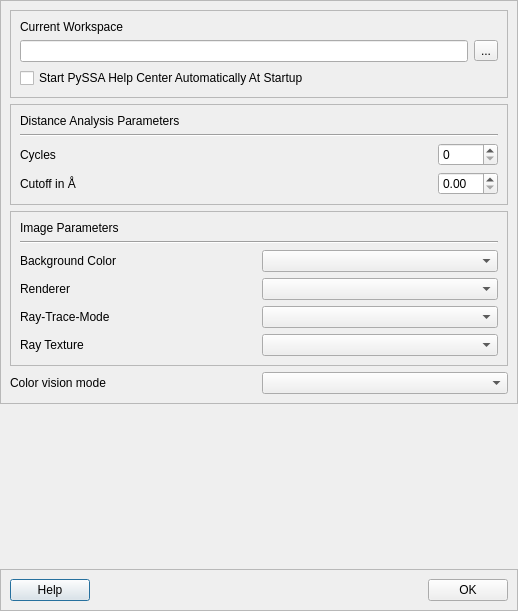
<?xml version="1.0" encoding="UTF-8"?>
<ui version="4.0">
 <class>Dialog</class>
 <widget class="QDialog" name="Dialog">
  <property name="geometry">
   <rect>
    <x>0</x>
    <y>0</y>
    <width>518</width>
    <height>611</height>
   </rect>
  </property>
  <property name="contextMenuPolicy">
   <enum>Qt::NoContextMenu</enum>
  </property>
  <property name="windowTitle">
   <string>Dialog</string>
  </property>
  <layout class="QVBoxLayout" name="verticalLayout_9">
   <property name="leftMargin">
    <number>0</number>
   </property>
   <property name="topMargin">
    <number>0</number>
   </property>
   <property name="rightMargin">
    <number>0</number>
   </property>
   <property name="bottomMargin">
    <number>0</number>
   </property>
   <item>
    <widget class="QFrame" name="frame">
     <property name="frameShape">
      <enum>QFrame::StyledPanel</enum>
     </property>
     <property name="frameShadow">
      <enum>QFrame::Raised</enum>
     </property>
     <layout class="QVBoxLayout" name="verticalLayout_8">
      <item>
       <widget class="QFrame" name="frame_settings_general">
        <property name="frameShape">
         <enum>QFrame::StyledPanel</enum>
        </property>
        <property name="frameShadow">
         <enum>QFrame::Raised</enum>
        </property>
        <layout class="QVBoxLayout" name="verticalLayout_5">
         <item>
          <layout class="QVBoxLayout" name="verticalLayout_3">
           <item>
            <widget class="QLabel" name="label_3">
             <property name="text">
              <string>Current Workspace</string>
             </property>
            </widget>
           </item>
           <item>
            <layout class="QHBoxLayout" name="horizontalLayout_4">
             <item>
              <widget class="QLineEdit" name="txt_workspace_dir"/>
             </item>
             <item>
              <widget class="QToolButton" name="btn_workspace_dir">
               <property name="text">
                <string>...</string>
               </property>
              </widget>
             </item>
            </layout>
           </item>
          </layout>
         </item>
         <item>
          <widget class="QCheckBox" name="check_box_start_help">
           <property name="text">
            <string>Start PySSA Help Center Automatically At Startup</string>
           </property>
          </widget>
         </item>
        </layout>
       </widget>
      </item>
      <item>
       <widget class="QFrame" name="frame_settings_distance_parameters">
        <property name="frameShape">
         <enum>QFrame::StyledPanel</enum>
        </property>
        <property name="frameShadow">
         <enum>QFrame::Raised</enum>
        </property>
        <layout class="QVBoxLayout" name="verticalLayout_6">
         <item>
          <layout class="QVBoxLayout" name="verticalLayout_4">
           <item>
            <widget class="QLabel" name="label_6">
             <property name="text">
              <string>Distance Analysis Parameters</string>
             </property>
            </widget>
           </item>
          </layout>
         </item>
         <item>
          <widget class="Line" name="line">
           <property name="orientation">
            <enum>Qt::Horizontal</enum>
           </property>
          </widget>
         </item>
         <item>
          <layout class="QHBoxLayout" name="horizontalLayout_5">
           <item>
            <widget class="QLabel" name="label_4">
             <property name="text">
              <string>Cycles</string>
             </property>
            </widget>
           </item>
           <item>
            <widget class="QSpinBox" name="spb_cycles">
             <property name="maximumSize">
              <size>
               <width>60</width>
               <height>16777215</height>
              </size>
             </property>
            </widget>
           </item>
          </layout>
         </item>
         <item>
          <layout class="QHBoxLayout" name="horizontalLayout_6">
           <item>
            <widget class="QLabel" name="label_5">
             <property name="text">
              <string>Cutoff in Å</string>
             </property>
            </widget>
           </item>
           <item>
            <widget class="QDoubleSpinBox" name="dspb_cutoff">
             <property name="maximumSize">
              <size>
               <width>60</width>
               <height>16777215</height>
              </size>
             </property>
            </widget>
           </item>
          </layout>
         </item>
        </layout>
       </widget>
      </item>
      <item>
       <widget class="QFrame" name="frame_settings_image_parameters">
        <property name="frameShape">
         <enum>QFrame::StyledPanel</enum>
        </property>
        <property name="frameShadow">
         <enum>QFrame::Raised</enum>
        </property>
        <layout class="QVBoxLayout" name="verticalLayout_7">
         <item>
          <layout class="QVBoxLayout" name="verticalLayout">
           <item>
            <widget class="QLabel" name="label">
             <property name="text">
              <string>Image Parameters</string>
             </property>
            </widget>
           </item>
           <item>
            <widget class="Line" name="line_2">
             <property name="orientation">
              <enum>Qt::Horizontal</enum>
             </property>
            </widget>
           </item>
          </layout>
         </item>
         <item>
          <layout class="QHBoxLayout" name="horizontalLayout_2">
           <item>
            <widget class="QLabel" name="label_24">
             <property name="text">
              <string>Background Color</string>
             </property>
            </widget>
           </item>
           <item>
            <widget class="QComboBox" name="box_bg_color"/>
           </item>
          </layout>
         </item>
         <item>
          <layout class="QHBoxLayout" name="horizontalLayout_7">
           <item>
            <widget class="QLabel" name="label_8">
             <property name="text">
              <string>Renderer</string>
             </property>
            </widget>
           </item>
           <item>
            <widget class="QComboBox" name="box_renderer"/>
           </item>
          </layout>
         </item>
         <item>
          <layout class="QHBoxLayout" name="horizontalLayout_8">
           <item>
            <widget class="QLabel" name="label_10">
             <property name="text">
              <string>Ray-Trace-Mode</string>
             </property>
            </widget>
           </item>
           <item>
            <widget class="QComboBox" name="box_ray_trace_mode"/>
           </item>
          </layout>
         </item>
         <item>
          <layout class="QHBoxLayout" name="horizontalLayout_9">
           <item>
            <widget class="QLabel" name="label_14">
             <property name="text">
              <string>Ray Texture</string>
             </property>
            </widget>
           </item>
           <item>
            <widget class="QComboBox" name="box_ray_texture"/>
           </item>
          </layout>
         </item>
        </layout>
       </widget>
      </item>
      <item>
       <layout class="QHBoxLayout" name="horizontalLayout">
        <item>
         <widget class="QLabel" name="lbl_color_vision_mode">
          <property name="text">
           <string>Color vision mode</string>
          </property>
         </widget>
        </item>
        <item>
         <widget class="QComboBox" name="cb_color_vision_mode"/>
        </item>
       </layout>
      </item>
     </layout>
    </widget>
   </item>
   <item>
    <spacer name="verticalSpacer">
     <property name="orientation">
      <enum>Qt::Vertical</enum>
     </property>
     <property name="sizeHint" stdset="0">
      <size>
       <width>20</width>
       <height>40</height>
      </size>
     </property>
    </spacer>
   </item>
   <item>
    <widget class="QFrame" name="frame_bottom">
     <property name="frameShape">
      <enum>QFrame::StyledPanel</enum>
     </property>
     <property name="frameShadow">
      <enum>QFrame::Raised</enum>
     </property>
     <layout class="QVBoxLayout" name="verticalLayout_2">
      <item>
       <layout class="QHBoxLayout" name="horizontalLayout_3">
        <item>
         <widget class="QPushButton" name="btn_help">
          <property name="text">
           <string>Help</string>
          </property>
         </widget>
        </item>
        <item>
         <spacer name="horizontalSpacer">
          <property name="orientation">
           <enum>Qt::Horizontal</enum>
          </property>
          <property name="sizeHint" stdset="0">
           <size>
            <width>148</width>
            <height>20</height>
           </size>
          </property>
         </spacer>
        </item>
        <item>
         <widget class="QPushButton" name="btn_ok">
          <property name="text">
           <string>OK</string>
          </property>
         </widget>
        </item>
       </layout>
      </item>
     </layout>
    </widget>
   </item>
  </layout>
 </widget>
 <resources/>
 <connections/>
</ui>
